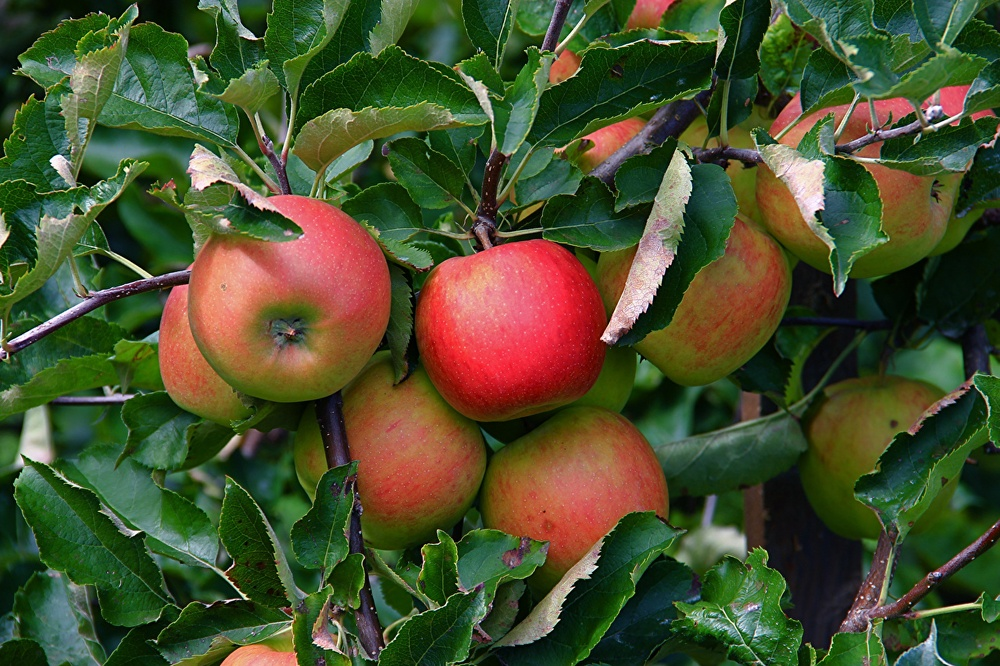
#> input picture 04_img_mask/exam/apples.jpg, 1000 x 666 px, shrunk from 1280 x 853 before the run
$ python 1_exam.py
#> lines starting #> are read from the running program, lines starting #| are printed output that depends on the picture
'''
문제 1: 블러링을 이용한 배경 제거
1) 사과 이미지의 배경을 블러링 처리하여 객체(사과)를 더욱 돋보이게 만든다
2) 사과 이미지를 불러와서 배경을 블러링 처리한다.
3) cv2.GaussianBlur 함수를 사용하여 이미지에 가우시안 블러링을 적용하고, 사과 부분은 원본 그대로 유지한다.
   결과 이미지는 blurred_background_apple.jpg로 저장한다.
'''

# 가우시안 블러 적용
import cv2
import numpy as np

apple_image = cv2.imread('apples.jpg')
#> apple_image is the input picture: shape (666, 1000, 3); mean B, G, R 45.1, 78.6, 71.8

blurred_image = cv2.GaussianBlur(apple_image, (21, 21), 0)
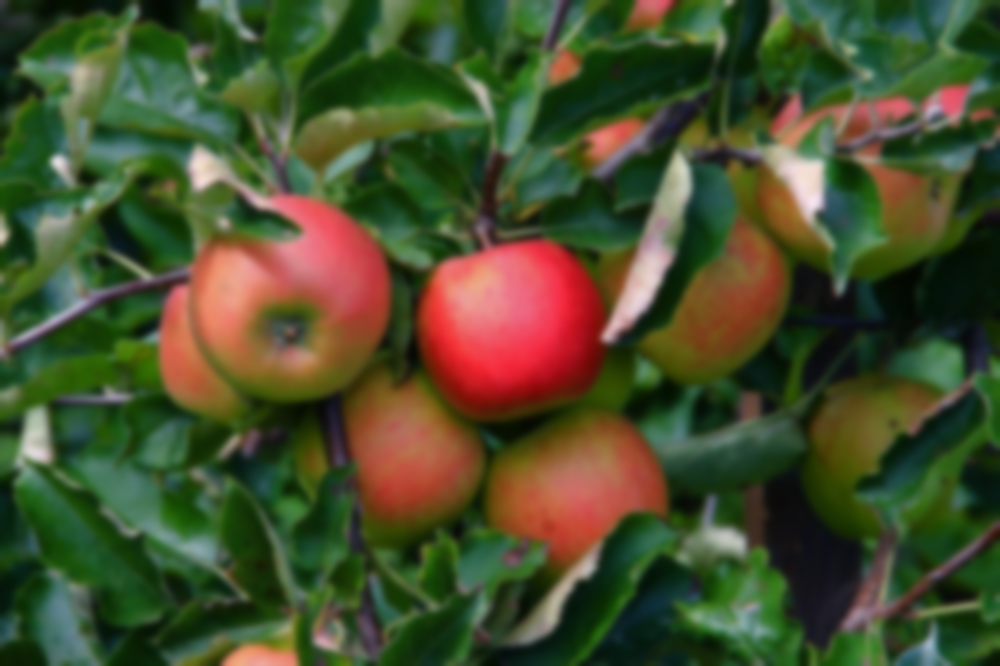
#> blurred_image: shape (666, 1000, 3); mean B, G, R 45, 78.6, 71.8

'''
# 사과 부분을 위한 마스크 생성
mask = np.zeros(apple_image.shape[:2], np.uint8)
mask[100:300, 100:300] = 255

# 마스크를 이용하여 사과 부분만 원본에서 추출
apple_part = cv2.bitwise_and(apple_image, apple_image, mask=mask)

# 배경에 사과 부분을 합성
combined_image = cv2.bitwise_and(blurred_image, blurred_image, mask=cv2.bitwise_not(mask))
combined_image[mask == 255] = apple_part[mask == 255]
'''

# 결과 이미지 저장
cv2.imwrite('blurred_background_apple.jpg', blurred_image) # combined_image
